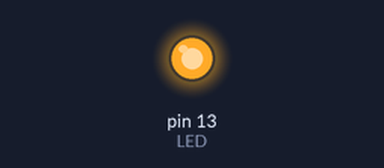
The sketch below on a simulated Arduino Uno, built with avr-gcc and run on an emulated ATmega328P. Shown: output pins drawn as LEDs (lit = HIGH). No radio packets arrive unless stated.

Above: at 3.5 s.
At 6.5 s:
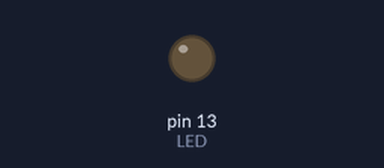
Timing chart, 0 to 8.9 s (numbered marks = the images above):
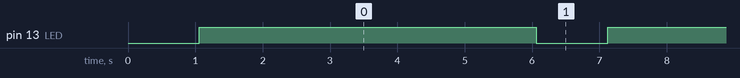

The sketch:

RadioFM433-Out.ino
```cpp
#include <VirtualWire.h>

#define LED 13
#define RECEIVER 12
#define TRANSMITTER 11

#define SERIAL_SPEED 2000

char* g_value;

void setup() {
  delay(1000);

  // put your setup code here, to run once:
  pinMode(LED, OUTPUT);

  vw_set_ptt_inverted(true);

  vw_set_rx_pin(RECEIVER);
  vw_set_tx_pin(TRANSMITTER);

  vw_setup(SERIAL_SPEED);
}

void loop() {
  g_value = "1";
  vw_send((uint8_t *) g_value, strlen(g_value));
  vw_wait_tx(); // Wait until the whole message is gone

  digitalWrite(LED, HIGH);
  delay(5000);
  digitalWrite(LED, LOW);

  delay(1000);
}
```

Measured:
- by itself, pin 13 (LED): alternates HIGH for 5.0 s and LOW for 1.1 s
